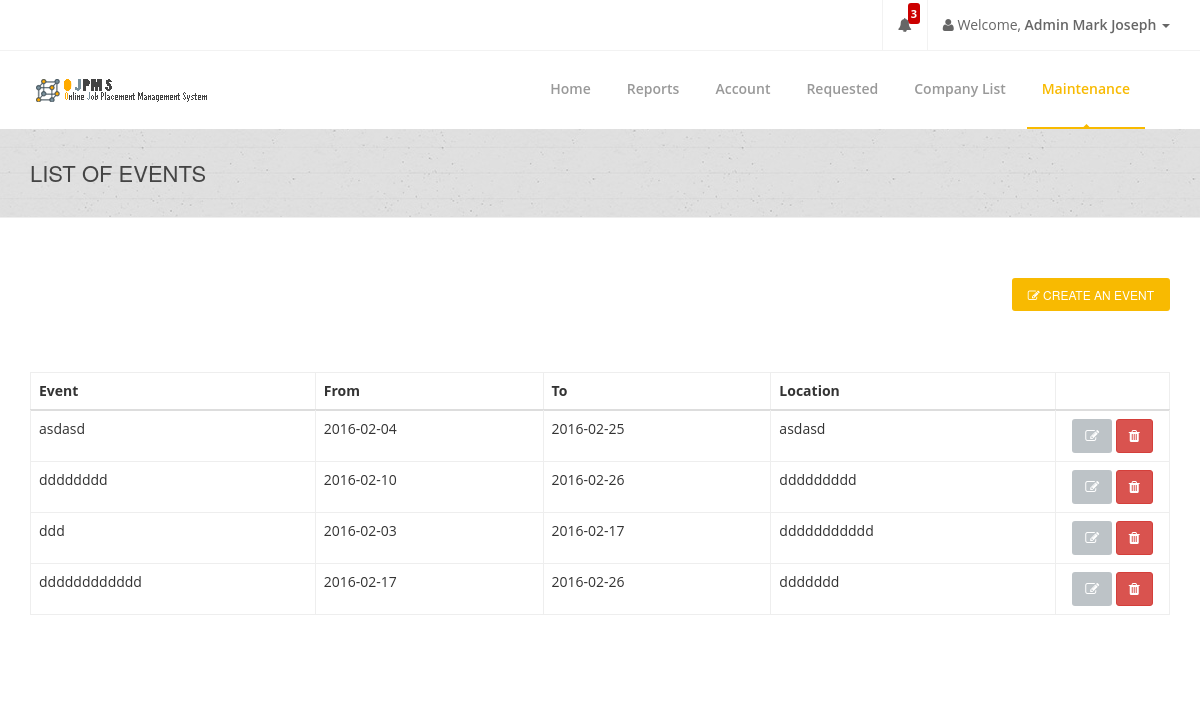
The page /admin/admin-calendar.php (signed in) on the database as committed earlier.
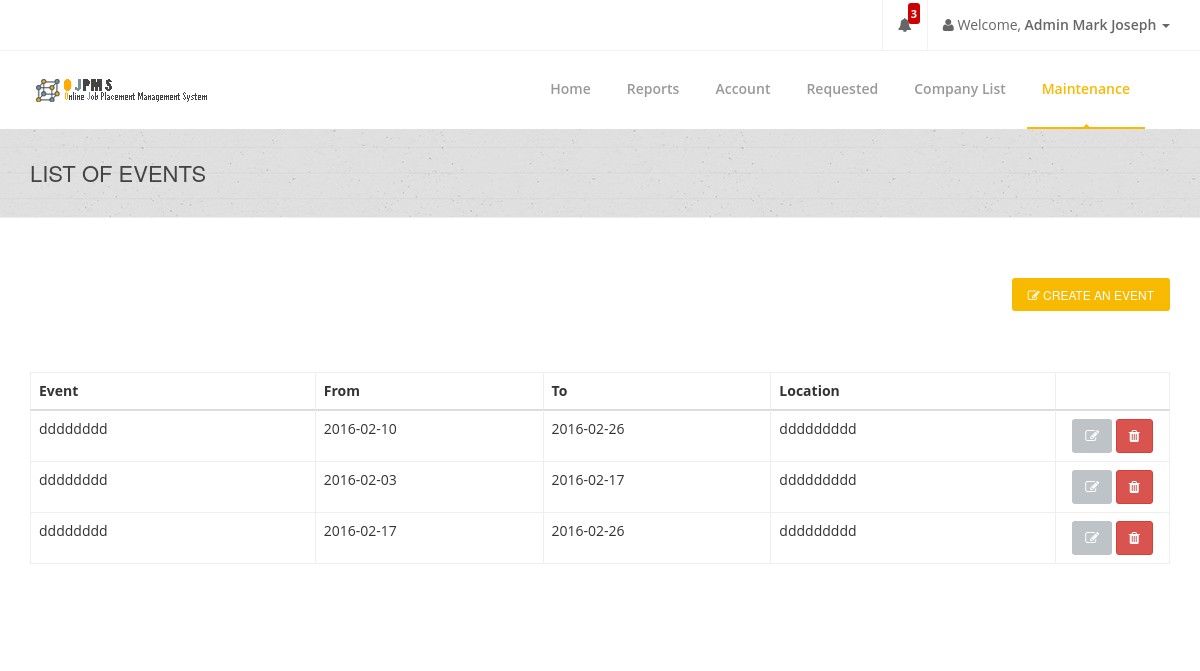
The same page on the database as committed later.
### tables this page shows
CREATE TABLE `admineventtbl` (
  `EventID` int(11) NOT NULL AUTO_INCREMENT,
  `AdminID` varchar(255) DEFAULT NULL,
  `EventTitle` varchar(255) DEFAULT NULL,
  `EventDatef` varchar(255) DEFAULT NULL,
  `EventDatet` varchar(255) DEFAULT NULL,
  `Location` varchar(255) DEFAULT NULL,
  `Description` varchar(255) DEFAULT NULL,
  `Status` varchar(255) DEFAULT NULL,
  `ProfileImage` varchar(255) DEFAULT NULL,
  PRIMARY KEY (`EventID`)
);

### connection.php (called while the page is built, shortened)
<?php
class GSecureSQLConfig
{
    static function get_mysqli_config($type = NULL)
    {
        if (strtoupper($type) == 'LOCALHOST') {
            return array(
                'host' => 'localhost:3306',
                'user' => 'root',
                'pass' => '',
                'db' => 'e2edb'
            );
        } else {
            return array(
                'host' => 'mysql.hostinger.ph',
                'user' => 'u987316885_e2edb',
                'pass' => 'o2ehQX3wqO',
                'db' => 'u987316885_e2edb'
            );
        }
    }
}
class GSecureSQL
{
    private static $config;
    private static function _get_mysqli_config()
    {
        self::$config = GSecureSQLConfig::get_mysqli_config();
    }
    static function query($sql, $has_return = FALSE, $types = NULL)
    {
        $cn = new mysqli(
            self::$config['host'],
            self::$config['user'],
            self::$config['pass'],
            self::$config['db']
        );
        $ret = NULL;
        $st = $cn->prepare($sql);
        if (is_null($types)) {
            if (!$has_return) {
                $st->execute();
                $st->close();
                $cn->close();
                $ret = 'Query has been executed';
            } else {
                $st->execute();
                $code_result = '$st->bind_result(';
                $bool = false;
                $p = array();
                for($i = 0; $i < $st->field_count; $i++){
                    if(!$bool){
                        $bool = true;
                        $code_result .= '$p[' . $i . ']';
                    }else{
                        $code_result .= ',$p[' . $i . ']';
                    }
                }
                $code_result .= ');';
                eval($code_result);
                $ret = array();
                $k = 0;
                while($st->fetch()){
                    for($i = 0; $i < count($p); $i++){
                        $ret[$k][$i] = $p[$i];
                    }
                    $k++;
                }
                $st->close();
                $cn->close();
            }
        } else {
            if (!$has_return) {
                $arg = func_get_args();
                $code = '$st->bind_param($types';
                for ($i = 3; $i < count($arg); $i++) {
                    $code .= ',$arg[' . $i . ']';
                }
                $code .= ');';
                eval($code);
                $st->execute();
                $st->close();
                $cn->close();
            } else {
                $arg = func_get_args();
                $code = '$st->bind_param($types';
                for ($i = 3; $i < count($arg); $i++) {
                    $code .= ',$arg[' . $i . ']';
                }
                $code .= ');';
                eval($code);
                $st->execute();
                $code_result = '$st->bind_result(';
                $bool = false;
                $p = array();
                for($i = 0; $i < $st->field_count; $i++){
                    if(!$bool){
                        $bool = true;
                        $code_result .= '$p[' . $i . ']';
                    }else{
                        $code_result .= ',$p[' . $i . ']';
                    }
                }
                $code_result .= ');';
                eval($code_result);
                $ret = array();
                $k = 0;
                while($st->fetch()){
                    for($i = 0; $i < count($p); $i++){
                        $ret[$k][$i] = $p[$i];
                    }
                    $k++;
                }
            }
        }
        return $ret;
    }
}

### admin/admin-calendar.php (the view, shortened to what the changed rows need)
<?php
include('../connection.php');
if(isset($_SESSION['AdminID'])){
    $AdminID = $_SESSION['AdminID'];
}else{
    header("location: ../login-admin.php");
}
?>
<!doctype html>
<html lang="en">
<head>
    <link href="../css/bootstrap.min.css" rel="stylesheet"/>
    <link href="../css/bootstrapValidator.min.css" rel="stylesheet"/>
    <link rel="stylesheet" href="../css/font-awesome.min.css" type="text/css" media="screen">
    <link rel="stylesheet" type="text/css" href="../fonts/ffonts/montserrat.css">
    <link rel="stylesheet" type="text/css" href="../fonts/ffonts/open-sans.css">
    <link rel="stylesheet" type="text/css" href="../css/slicknav.css" media="screen">
    <link rel="stylesheet" type="text/css" href="../css/style.css" media="screen">
    <link rel="stylesheet" type="text/css" href="../css/responsive.css" media="screen">
    <link rel="stylesheet" type="text/css" href="../css/animate.css" media="screen">
    <link rel="stylesheet" type="text/css" href="../css/colors/yellow.css" title="yellow" media="screen"/>
    <link rel="stylesheet" href="../css/notif.css"/>
</head>
<body>
    <div id="container">
        <div class="page-banner">
            <div class="container">
                <div class="row">
                    <div class="col-md-6">
                        <h2>List of Events</h2>
                    </div>
                </div>
            </div>
        </div>
        <div id="content">
            <div class="container">
                <table class="table segment table-hover">
                    <thead>
                        <tr>
                            <th width="25%">Event</th>
                            <th width="20%">From</th>
                            <th width="20%">To</th>
                            <th width="25%">Location</th>
                            <th width="10%"></th>
                    </thead>
                    <tbody>
                        <?php
                            $adminevent_tbl =
                                GSecureSQL::query(
                                    "SELECT * FROM admineventtbl WHERE `AdminID` = ?",
                                    TRUE,
                                    "s",
                                    $AdminID
                                );
                            foreach ($adminevent_tbl as $value) {
                            $EventID = $value[0];
                            $eventtitle = $value[2];
                            $datefrom = $value[3];
                            $dateto = $value[4];
                            $location = $value[5];
                        ?>
                        <tr>
                            <td width="25%"><?php echo $eventtitle;?></td>
                            <td width="20%"><?php echo $datefrom; ?></td>
                            <td width="20%"><?php echo $dateto; ?></td>
                            <td width="25%"><?php echo $location;?></td>
                            <td width="10%" class="text-center">
                                <button class="btn btn-default" data-toggle="modal"
                                    data-target="#EditEvent<?php echo $EventID; ?>">
                                    <i class="fa fa-pencil-square-o fa-1x"></i>
                                </button>
                                <button class="btn btn-danger" data-toggle="modal"
                                    data-target="#DeleteEvent<?php echo $EventID; ?>">
                                    <i class="fa fa-trash fa-1x"></i>
                                </button>
                           </td>
                        </tr>
                        <?php
                        }
                        ?>
                    </tbody>
                </table>
            </div>
        </div>
    </div>
</body>
</html>

Rows that differ between the two databases and show on the page:
removed admineventtbl: EventTitle "asdasd", EventDatef "2016-02-04", EventDatet "2016-02-25", Location "asdasd"
changed admineventtbl (number 2 of 3 on the later page): EventTitle "ddd" → "dddddddd"; Location "ddddddddddd" → "ddddddddd"
changed admineventtbl (number 3 of 3 on the later page): EventTitle "dddddddddddd" → "dddddddd"; Location "ddddddd" → "ddddddddd"
